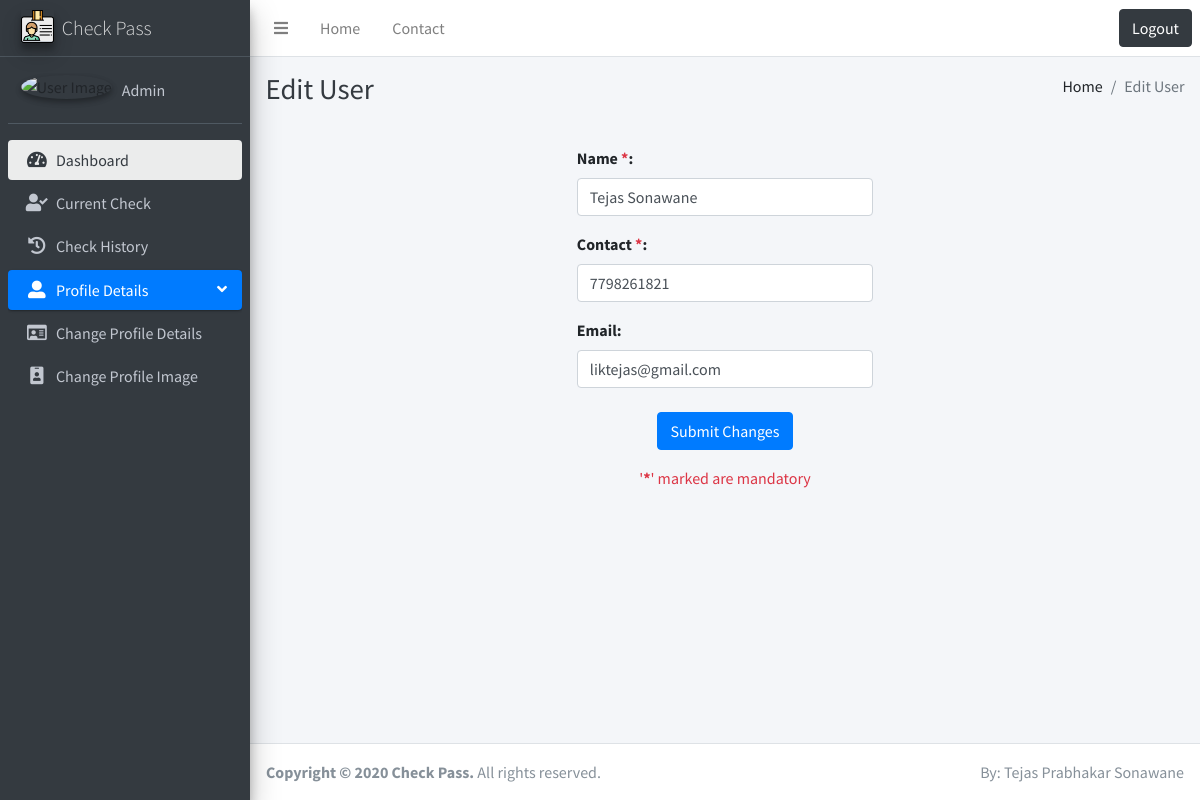
Page /edit_users.php?id=1 (signed in) on the committed database.
### tables this page shows
CREATE TABLE `users` (
  `id` int(11) NOT NULL,
  `name` varchar(200) NOT NULL,
  `email` varchar(200) NOT NULL,
  `created_at` timestamp NOT NULL DEFAULT current_timestamp(),
  `updated_at` varchar(100) NOT NULL,
  `img` varchar(200) NOT NULL,
  `contact` varchar(100) NOT NULL,
  `pass_id` varchar(200) NOT NULL
);

### connection.php (called while the page is built, shortened)
<?php
	$base_url = "http://localhost/check_pass/";
?>

### edit_users.php (the view, shortened to what this page needs)
<?php
    include 'connection.php';
    $id = $_GET['id'];
    $get_user_details_sql = "SELECT * FROM users WHERE id=$id";
    $get_user_details = mysqli_query($connection, $get_user_details_sql);
    if($get_user_details->num_rows > 0)
    {
        $res = mysqli_fetch_assoc($get_user_details);
    }
?>
<!DOCTYPE html>
<html lang="en">
<head>
<?php include 'above_sidebar.php'?>
      <nav class="mt-2">
        <ul class="nav nav-pills nav-sidebar flex-column" data-widget="treeview" role="menu" data-accordion="false">
          <li class="nav-item menu-open">
            <ul class="nav nav-treeview">
              <li class="nav-item">
                <a href="<?php echo $base_url?>dashboard.php" class="nav-link active">
                  <i class="fas fa-tachometer-alt nav-icon"></i>
                  <p>Dashboard</p>
                </a>
              </li>
              <li class="nav-item">
                <a href="<?php echo $base_url?>current_check.php" class="nav-link">
                  <i class="fas fa-user-check nav-icon"></i>
                  <p>Current Check</p>
                </a>
              </li>
              <li class="nav-item">
                <a href="<?php echo $base_url?>check_history.php" class="nav-link">
                  <i class="fas fa-history nav-icon"></i>
                  <p>Check History</p>
                </a>
              </li>
            </ul>
          </li>
          <li class="nav-item has-treeview menu-open">
            <a href="#" class="nav-link active">
              <i class="nav-icon fas fa-user-alt"></i>
              <p>
                Profile Details
                <i class="right fas fa-angle-left"></i>
              </p>
            </a>
            <ul class="nav nav-treeview">
              <li class="nav-item">
                <a href="<?php echo $base_url?>change_profile_details.php" class="nav-link">
                  <i class="far fa-id-card nav-icon"></i>
                  <p>Change Profile Details</p>
                </a>
              </li>
              <li class="nav-item">
                <a href="<?php echo $base_url?>change_profile_image.php" class="nav-link">
                  <i class="fas fa-id-badge nav-icon"></i>
                  <p>Change Profile Image</p>
                </a>
              </li>
            </ul>
          </li>
        </ul>
      </nav>
    </div>
  </aside>
  <div class="content-wrapper">
    <div class="content-header">
      <div class="container-fluid">
        <div class="row mb-2">
          <div class="col-sm-6">
            <h1 class="m-0 text-dark">Edit User</h1>
          </div>
          <div class="col-sm-6">
            <ol class="breadcrumb float-sm-right">
              <li class="breadcrumb-item">Home</li>
              <li class="breadcrumb-item active">Edit User</li>
            </ol>
          </div>
        </div>
      </div>
    </div>
    <div class="content">
      <div class="container-fluid">
        <div class="row mt-3">
            <div class="col-md-4 offset-4">
                <form action="" method="post">
                    <label for="name">Name <span class="text-danger">*</span>:</label>
                    <input type="text" name="name" id="name" placeholder="Name" value="<?php echo $res['name']?>" class="form-control mb-3" required>
                    <label for="contact">Contact <span class="text-danger">*</span>:</label>
                    <input type="text" name="contact" id="contact" placeholder="Contact" value="<?php echo $res['contact']?>" class="form-control mb-3" required>
                    <label for="email">Email:</label>
                    <input type="email" name="email" id="email" placeholder="Email" value="<?php echo $res['email']?>" class="form-control mb-4" pattern="[a-z0-9._%+-]+@[a-z0-9.-]+\.[a-z]{2,}$">
                    <div class="text-center">
                        <input type="submit" class="btn btn-primary" value="Submit Changes" name="submit_changes">
                    </div>
                    <p class="text-danger text-center mt-3">'<b>*</b>' marked are mandatory</p>
                </form>
            </div>
        </div>
      </div>
    </div>
  </div>
  <?php include 'footer.php'?>

### rows in the picture
users: name "Tejas Sonawane", contact "7798261821", email "liktejas@gmail.com"

### other values in the picture
$_SESSION['admin_name'] "Admin"
